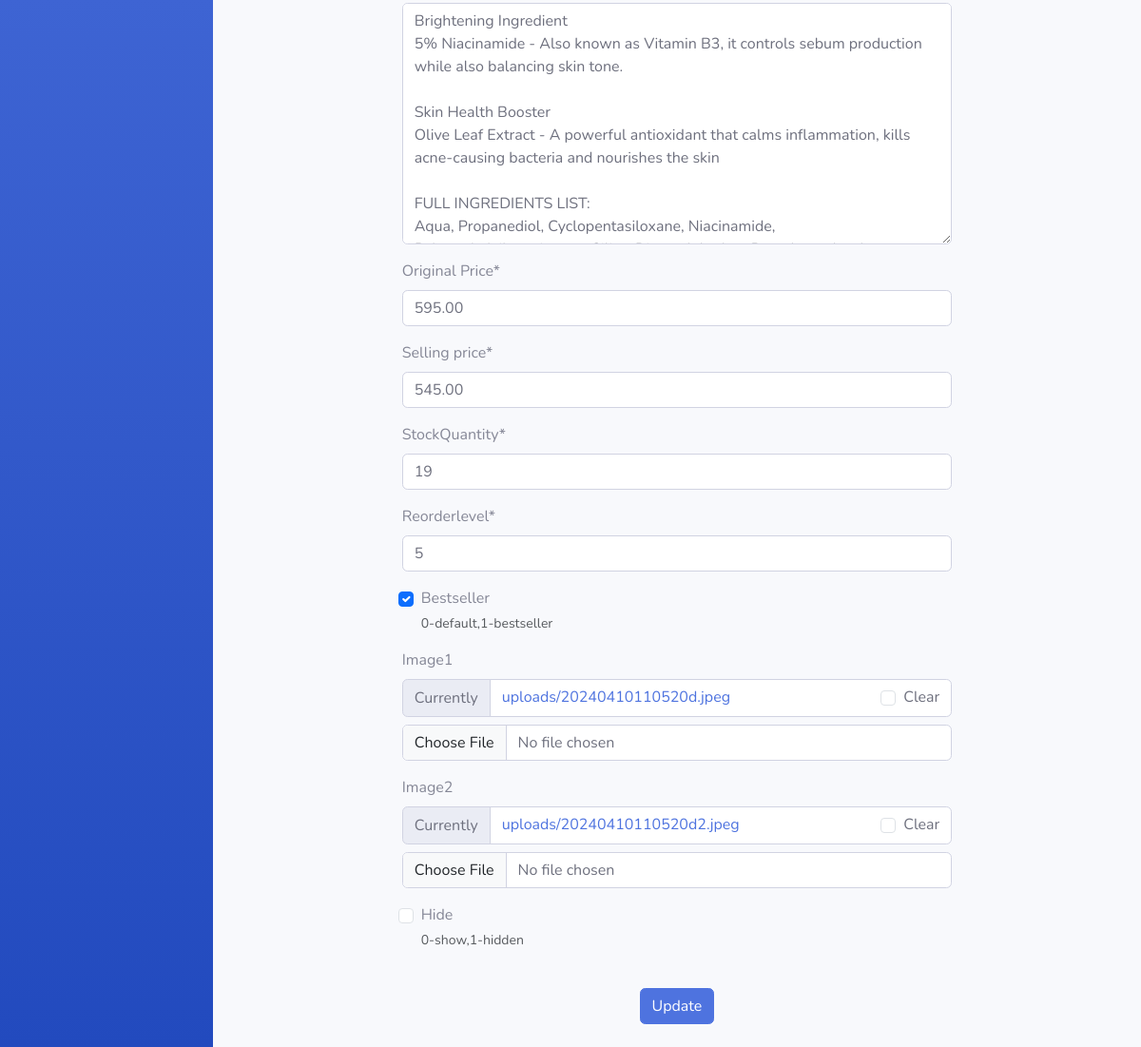
/editproduct/7/ (signed in, lower part), run on an earlier commit of the app's database.
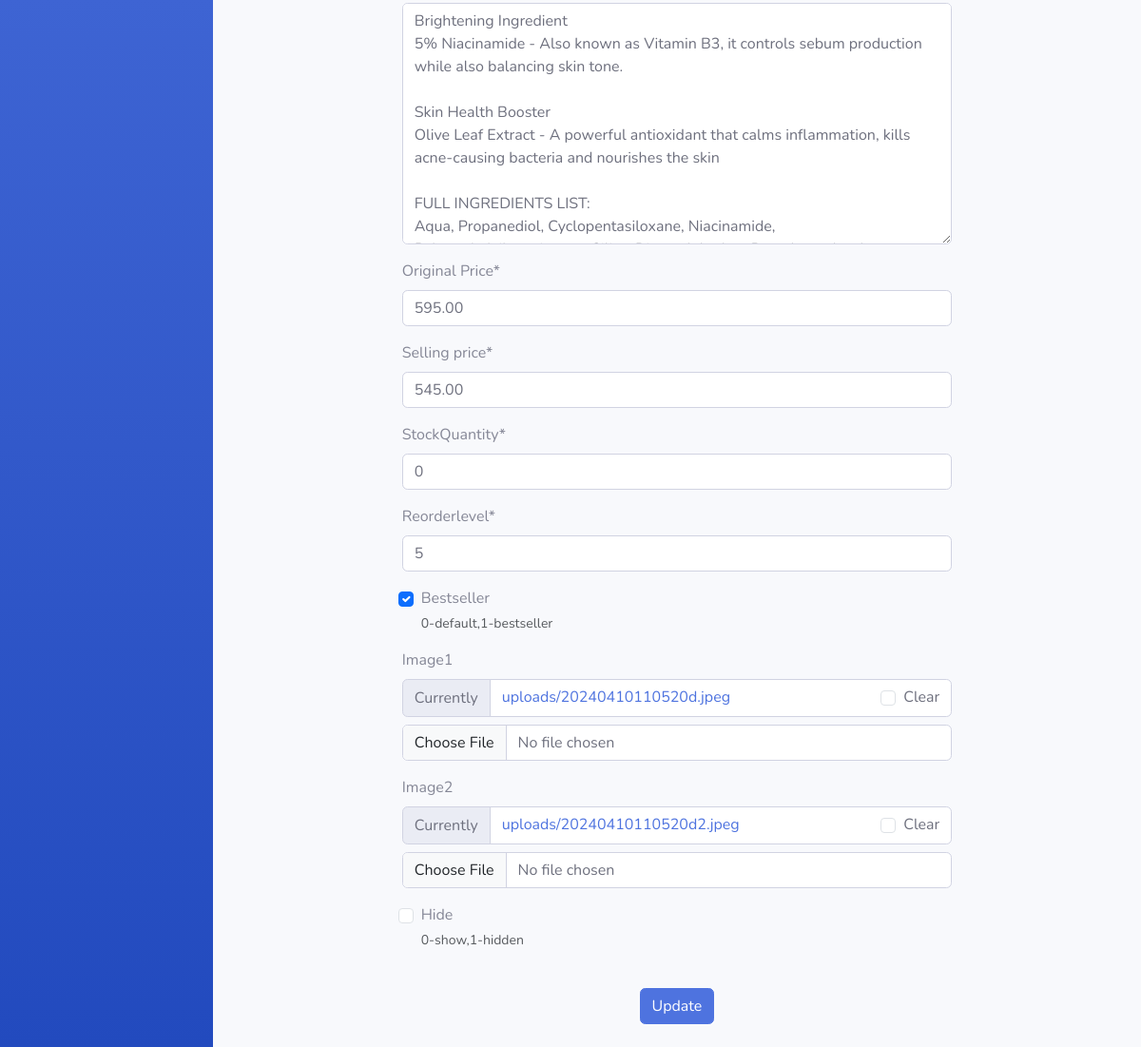
And on a later commit of the database.
### Home/models.py (models this page shows, shortened)
class Product(models.Model):
    STATUS_CHOICES = (
        ('pending', 'Pending Review'),
        ('approved', 'Approved'),
        ('rejected', 'Rejected'),
    )
    ProductID = models.AutoField(primary_key=True)
    SubCategoryID = models.ForeignKey(SubCategory, on_delete=models.CASCADE)
    SellerID = models.ForeignKey(Seller, on_delete=models.CASCADE)
    ProductName = models.CharField(max_length=100)
    Description = RichTextUploadingField(null=True,blank=True)
    Ingredients = RichTextUploadingField(null=True,blank=True)
    original_Price = models.DecimalField(max_digits=10, decimal_places=2)
    selling_price = models.DecimalField(max_digits=10, decimal_places=2)
    StockQuantity = models.PositiveIntegerField()
    reorderlevel = models.PositiveIntegerField()
    image1 = models.ImageField(upload_to=getFileName, null=True, blank=True)
    image2 = models.ImageField(upload_to=getFileName, null=True, blank=True)
    bestseller = models.BooleanField(default=False,help_text="0-default,1-bestseller")
    hide = models.BooleanField(default=False, help_text="0-show,1-hidden")
    status = models.CharField(max_length=10, choices=STATUS_CHOICES, default='pending')

### Home/views.py (the view)
# urls.py: path('editproduct/<int:product_id>/',views.edit_product,name="editproduct"),
@login_required
def edit_product(request, product_id):
    product = Product.objects.get(ProductID=product_id)
    if request.method == 'POST':
        form = ProductForm(request.POST, request.FILES, instance=product)
        if form.is_valid():
            form.save()
            return redirect('seller_products')
    else:
        form = ProductForm(instance=product)
    return render(request, 'seller/update.html', {'form': form})

### Home/forms.py
class ProductForm(forms.ModelForm):
    class Meta:
        model = Product
        fields = ['SubCategoryID','ProductName','Description','Ingredients','original_Price','selling_price','StockQuantity','reorderlevel','bestseller','image1','image2','hide']

### Home/models.py (called while the page is built)
    def __str__(self):
        return self.name

### templates/seller/update.html (shortened to what this page needs)
{% extends "seller/seller_base.html" %}
{% load crispy_forms_tags %}
{% block scontent %}
<div class="container">
    <div class="row">
        <div class="col-md-8 offset-md-2">
            <form method="post" enctype="multipart/form-data">
                <div class="form-group">
                    {{ form|crispy }}
                </div>
                <div class="text-center">
                    <button type="submit" class="btn btn-primary mt-3 my-4">Update</button>
                </div>
            </form>
        </div>
    </div>
</div>
{% endblock %}

What changed in the data, as far as the page shows it:
changed Product: StockQuantity "19" → "0"
